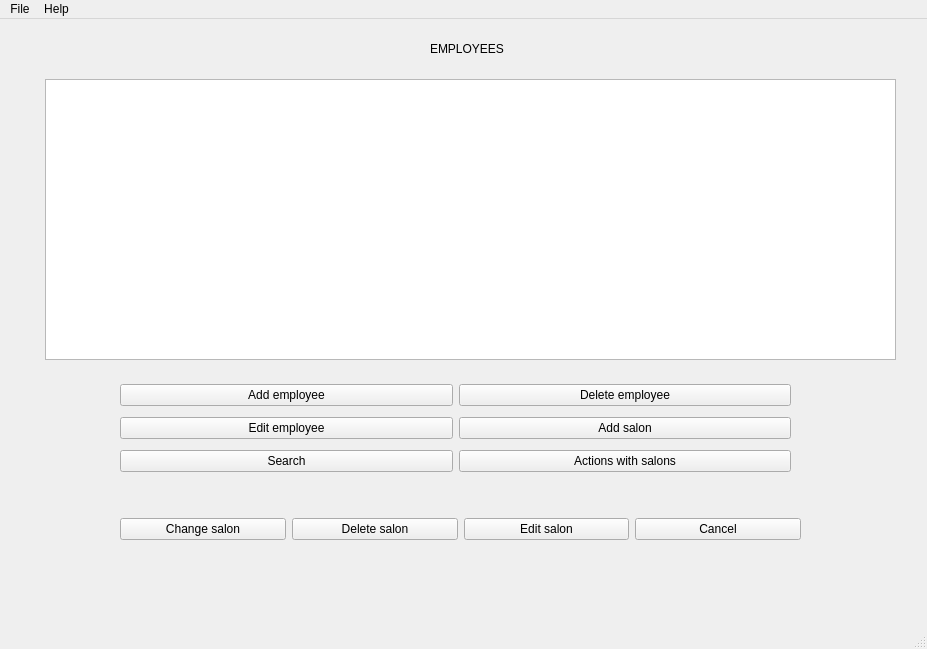
<?xml version="1.0" encoding="UTF-8"?>
<ui version="4.0">
 <class>MainWindow</class>
 <widget class="QMainWindow" name="MainWindow">
  <property name="geometry">
   <rect>
    <x>0</x>
    <y>0</y>
    <width>927</width>
    <height>649</height>
   </rect>
  </property>
  <property name="windowTitle">
   <string>MainWindow</string>
  </property>
  <widget class="QWidget" name="centralwidget">
   <widget class="QStackedWidget" name="menu">
    <property name="geometry">
     <rect>
      <x>50</x>
      <y>440</y>
      <width>851</width>
      <height>131</height>
     </rect>
    </property>
    <property name="currentIndex">
     <number>14</number>
    </property>
    <widget class="QWidget" name="search">
     <widget class="QWidget" name="gridLayoutWidget_3">
      <property name="geometry">
       <rect>
        <x>10</x>
        <y>30</y>
        <width>811</width>
        <height>81</height>
       </rect>
      </property>
      <layout class="QGridLayout" name="gridLayout_3">
       <item row="0" column="0">
        <widget class="QPushButton" name="search_by_salary">
         <property name="text">
          <string>Search by salary</string>
         </property>
        </widget>
       </item>
       <item row="0" column="1">
        <widget class="QPushButton" name="search_by_name">
         <property name="text">
          <string>Search by salon and profession</string>
         </property>
        </widget>
       </item>
       <item row="0" column="2">
        <widget class="QPushButton" name="search_cancel">
         <property name="text">
          <string>Cancel</string>
         </property>
        </widget>
       </item>
      </layout>
     </widget>
    </widget>
    <widget class="QWidget" name="Barber">
     <widget class="QWidget" name="gridLayoutWidget_4">
      <property name="geometry">
       <rect>
        <x>10</x>
        <y>5</y>
        <width>781</width>
        <height>111</height>
       </rect>
      </property>
      <layout class="QGridLayout" name="gridLayout_4">
       <item row="0" column="5">
        <widget class="QLineEdit" name="salary_barber"/>
       </item>
       <item row="0" column="6">
        <widget class="QLabel" name="label_11">
         <property name="text">
          <string>Experience: </string>
         </property>
         <property name="alignment">
          <set>Qt::AlignCenter</set>
         </property>
        </widget>
       </item>
       <item row="0" column="3">
        <widget class="QLineEdit" name="age_barber"/>
       </item>
       <item row="0" column="1">
        <widget class="QLineEdit" name="name_barber"/>
       </item>
       <item row="0" column="2">
        <widget class="QLabel" name="label_9">
         <property name="text">
          <string>Age: </string>
         </property>
        </widget>
       </item>
       <item row="0" column="4">
        <widget class="QLabel" name="label_10">
         <property name="text">
          <string>Salary:</string>
         </property>
         <property name="alignment">
          <set>Qt::AlignCenter</set>
         </property>
        </widget>
       </item>
       <item row="1" column="6">
        <widget class="QPushButton" name="add_barber">
         <property name="text">
          <string>ADD</string>
         </property>
        </widget>
       </item>
       <item row="1" column="7">
        <widget class="QPushButton" name="cancel_barber">
         <property name="text">
          <string>CANCEL</string>
         </property>
        </widget>
       </item>
       <item row="0" column="0">
        <widget class="QLabel" name="label_8">
         <property name="text">
          <string>Name:</string>
         </property>
         <property name="alignment">
          <set>Qt::AlignCenter</set>
         </property>
        </widget>
       </item>
       <item row="0" column="7">
        <widget class="QLineEdit" name="experience_barber"/>
       </item>
       <item row="1" column="5">
        <widget class="QComboBox" name="qualification">
         <item>
          <property name="text">
           <string>senior</string>
          </property>
         </item>
         <item>
          <property name="text">
           <string>middle</string>
          </property>
         </item>
         <item>
          <property name="text">
           <string>junior</string>
          </property>
         </item>
        </widget>
       </item>
       <item row="1" column="4">
        <widget class="QLabel" name="label_13">
         <property name="text">
          <string>Qualification:</string>
         </property>
        </widget>
       </item>
       <item row="1" column="3">
        <widget class="QComboBox" name="hairstyle">
         <item>
          <property name="text">
           <string>coloring</string>
          </property>
         </item>
         <item>
          <property name="text">
           <string>haircutting</string>
          </property>
         </item>
         <item>
          <property name="text">
           <string>styling</string>
          </property>
         </item>
        </widget>
       </item>
       <item row="1" column="1">
        <widget class="QLabel" name="label_12">
         <property name="text">
          <string>What kind of service:</string>
         </property>
         <property name="alignment">
          <set>Qt::AlignCenter</set>
         </property>
        </widget>
       </item>
      </layout>
     </widget>
    </widget>
    <widget class="QWidget" name="Beatician">
     <widget class="QWidget" name="gridLayoutWidget_5">
      <property name="geometry">
       <rect>
        <x>10</x>
        <y>0</y>
        <width>781</width>
        <height>111</height>
       </rect>
      </property>
      <layout class="QGridLayout" name="gridLayout_6">
       <item row="1" column="6">
        <widget class="QPushButton" name="add_beautician">
         <property name="text">
          <string>ADD</string>
         </property>
        </widget>
       </item>
       <item row="0" column="1">
        <widget class="QLineEdit" name="name_beautician"/>
       </item>
       <item row="0" column="5">
        <widget class="QLineEdit" name="salary_beautician"/>
       </item>
       <item row="0" column="3">
        <widget class="QLineEdit" name="age_beautician"/>
       </item>
       <item row="0" column="2">
        <widget class="QLabel" name="label_16">
         <property name="text">
          <string>Age: </string>
         </property>
        </widget>
       </item>
       <item row="1" column="7">
        <widget class="QPushButton" name="cancel_beautician">
         <property name="text">
          <string>CANCEL</string>
         </property>
        </widget>
       </item>
       <item row="1" column="3">
        <widget class="QCheckBox" name="medicine_education">
         <property name="text">
          <string>Medicine education</string>
         </property>
        </widget>
       </item>
       <item row="0" column="4">
        <widget class="QLabel" name="label_17">
         <property name="text">
          <string>Salary:</string>
         </property>
         <property name="alignment">
          <set>Qt::AlignCenter</set>
         </property>
        </widget>
       </item>
       <item row="0" column="7">
        <widget class="QLineEdit" name="experience_beautician"/>
       </item>
       <item row="1" column="4">
        <widget class="QLabel" name="label_20">
         <property name="text">
          <string>Number of operations:</string>
         </property>
         <property name="alignment">
          <set>Qt::AlignCenter</set>
         </property>
        </widget>
       </item>
       <item row="1" column="1">
        <widget class="QLineEdit" name="sertification"/>
       </item>
       <item row="0" column="6">
        <widget class="QLabel" name="label_18">
         <property name="text">
          <string>Experiance:</string>
         </property>
         <property name="alignment">
          <set>Qt::AlignCenter</set>
         </property>
        </widget>
       </item>
       <item row="0" column="0">
        <widget class="QLabel" name="label_15">
         <property name="text">
          <string>Name:</string>
         </property>
         <property name="alignment">
          <set>Qt::AlignCenter</set>
         </property>
        </widget>
       </item>
       <item row="1" column="0">
        <widget class="QLabel" name="label">
         <property name="text">
          <string>Sertification: </string>
         </property>
        </widget>
       </item>
       <item row="1" column="5">
        <widget class="QLineEdit" name="number_operations"/>
       </item>
      </layout>
     </widget>
    </widget>
    <widget class="QWidget" name="Administrator">
     <widget class="QWidget" name="gridLayoutWidget_6">
      <property name="geometry">
       <rect>
        <x>10</x>
        <y>0</y>
        <width>781</width>
        <height>111</height>
       </rect>
      </property>
      <layout class="QGridLayout" name="gridLayout_7">
       <item row="1" column="0">
        <widget class="QLabel" name="label_25">
         <property name="text">
          <string>Number for connect: </string>
         </property>
         <property name="alignment">
          <set>Qt::AlignCenter</set>
         </property>
        </widget>
       </item>
       <item row="0" column="3">
        <widget class="QLineEdit" name="age_administrator"/>
       </item>
       <item row="0" column="1">
        <widget class="QLineEdit" name="name_administrator"/>
       </item>
       <item row="1" column="3">
        <widget class="QLineEdit" name="education"/>
       </item>
       <item row="1" column="7">
        <widget class="QPushButton" name="cancel_administrator">
         <property name="text">
          <string>CANCEL</string>
         </property>
        </widget>
       </item>
       <item row="0" column="0">
        <widget class="QLabel" name="label_21">
         <property name="text">
          <string>Name: </string>
         </property>
         <property name="alignment">
          <set>Qt::AlignCenter</set>
         </property>
        </widget>
       </item>
       <item row="1" column="6">
        <widget class="QPushButton" name="add_administrator">
         <property name="text">
          <string>ADD</string>
         </property>
        </widget>
       </item>
       <item row="0" column="5">
        <widget class="QLineEdit" name="salary_administrator"/>
       </item>
       <item row="0" column="4">
        <widget class="QLabel" name="label_23">
         <property name="text">
          <string>Salary:</string>
         </property>
         <property name="alignment">
          <set>Qt::AlignCenter</set>
         </property>
        </widget>
       </item>
       <item row="1" column="2">
        <widget class="QLabel" name="label_26">
         <property name="text">
          <string>Education: </string>
         </property>
         <property name="alignment">
          <set>Qt::AlignCenter</set>
         </property>
        </widget>
       </item>
       <item row="0" column="6">
        <widget class="QLabel" name="label_24">
         <property name="text">
          <string>Experience: </string>
         </property>
         <property name="alignment">
          <set>Qt::AlignCenter</set>
         </property>
        </widget>
       </item>
       <item row="1" column="1">
        <widget class="QLineEdit" name="number"/>
       </item>
       <item row="0" column="2">
        <widget class="QLabel" name="label_22">
         <property name="text">
          <string>Age: </string>
         </property>
         <property name="alignment">
          <set>Qt::AlignCenter</set>
         </property>
        </widget>
       </item>
       <item row="0" column="7">
        <widget class="QLineEdit" name="experience_administrator"/>
       </item>
      </layout>
     </widget>
    </widget>
    <widget class="QWidget" name="add_person">
     <widget class="QWidget" name="gridLayoutWidget_2">
      <property name="geometry">
       <rect>
        <x>40</x>
        <y>30</y>
        <width>781</width>
        <height>81</height>
       </rect>
      </property>
      <layout class="QGridLayout" name="gridLayout_2">
       <item row="0" column="2">
        <widget class="QPushButton" name="administrator">
         <property name="text">
          <string>Administrator</string>
         </property>
        </widget>
       </item>
       <item row="0" column="1">
        <widget class="QPushButton" name="beautician">
         <property name="text">
          <string>Beautician</string>
         </property>
        </widget>
       </item>
       <item row="0" column="0">
        <widget class="QPushButton" name="barber">
         <property name="text">
          <string>Barber</string>
         </property>
        </widget>
       </item>
       <item row="0" column="3">
        <widget class="QPushButton" name="cancel">
         <property name="text">
          <string>Cancel</string>
         </property>
        </widget>
       </item>
      </layout>
     </widget>
    </widget>
    <widget class="QWidget" name="edit_barber">
     <widget class="QWidget" name="gridLayoutWidget_7">
      <property name="geometry">
       <rect>
        <x>20</x>
        <y>20</y>
        <width>781</width>
        <height>111</height>
       </rect>
      </property>
      <layout class="QGridLayout" name="gridLayout_5">
       <item row="0" column="5">
        <widget class="QLineEdit" name="salary_barber_2"/>
       </item>
       <item row="0" column="6">
        <widget class="QLabel" name="label_14">
         <property name="text">
          <string>Experience: </string>
         </property>
         <property name="alignment">
          <set>Qt::AlignCenter</set>
         </property>
        </widget>
       </item>
       <item row="0" column="3">
        <widget class="QLineEdit" name="age_barber_2"/>
       </item>
       <item row="0" column="1">
        <widget class="QLineEdit" name="name_barber_2"/>
       </item>
       <item row="0" column="2">
        <widget class="QLabel" name="label_19">
         <property name="text">
          <string>Age: </string>
         </property>
        </widget>
       </item>
       <item row="0" column="4">
        <widget class="QLabel" name="label_27">
         <property name="text">
          <string>Salary:</string>
         </property>
         <property name="alignment">
          <set>Qt::AlignCenter</set>
         </property>
        </widget>
       </item>
       <item row="1" column="6">
        <widget class="QPushButton" name="add_barber_2">
         <property name="text">
          <string>EDIT</string>
         </property>
        </widget>
       </item>
       <item row="1" column="7">
        <widget class="QPushButton" name="cancel_barber_2">
         <property name="text">
          <string>CANCEL</string>
         </property>
        </widget>
       </item>
       <item row="0" column="0">
        <widget class="QLabel" name="label_28">
         <property name="text">
          <string>Name:</string>
         </property>
         <property name="alignment">
          <set>Qt::AlignCenter</set>
         </property>
        </widget>
       </item>
       <item row="0" column="7">
        <widget class="QLineEdit" name="experience_barber_2"/>
       </item>
       <item row="1" column="5">
        <widget class="QComboBox" name="qualification_2">
         <item>
          <property name="text">
           <string>senior</string>
          </property>
         </item>
         <item>
          <property name="text">
           <string>middle</string>
          </property>
         </item>
         <item>
          <property name="text">
           <string>junior</string>
          </property>
         </item>
        </widget>
       </item>
       <item row="1" column="4">
        <widget class="QLabel" name="label_29">
         <property name="text">
          <string>Qualification:</string>
         </property>
        </widget>
       </item>
       <item row="1" column="3">
        <widget class="QComboBox" name="hairstyle_2">
         <item>
          <property name="text">
           <string>coloring</string>
          </property>
         </item>
         <item>
          <property name="text">
           <string>haircutting</string>
          </property>
         </item>
         <item>
          <property name="text">
           <string>styling</string>
          </property>
         </item>
        </widget>
       </item>
       <item row="1" column="1">
        <widget class="QLabel" name="label_30">
         <property name="text">
          <string>What kind of service:</string>
         </property>
         <property name="alignment">
          <set>Qt::AlignCenter</set>
         </property>
        </widget>
       </item>
      </layout>
     </widget>
    </widget>
    <widget class="QWidget" name="edit_beautician">
     <widget class="QWidget" name="gridLayoutWidget_9">
      <property name="geometry">
       <rect>
        <x>10</x>
        <y>10</y>
        <width>781</width>
        <height>111</height>
       </rect>
      </property>
      <layout class="QGridLayout" name="gridLayout_9">
       <item row="1" column="6">
        <widget class="QPushButton" name="add_beautician_2">
         <property name="text">
          <string>EDIT</string>
         </property>
        </widget>
       </item>
       <item row="0" column="1">
        <widget class="QLineEdit" name="name_beautician_2"/>
       </item>
       <item row="0" column="5">
        <widget class="QLineEdit" name="salary_beautician_2"/>
       </item>
       <item row="0" column="3">
        <widget class="QLineEdit" name="age_beautician_2"/>
       </item>
       <item row="0" column="2">
        <widget class="QLabel" name="label_31">
         <property name="text">
          <string>Age: </string>
         </property>
        </widget>
       </item>
       <item row="1" column="7">
        <widget class="QPushButton" name="cancel_beautician_2">
         <property name="text">
          <string>CANCEL</string>
         </property>
        </widget>
       </item>
       <item row="1" column="3">
        <widget class="QCheckBox" name="medicine_education_2">
         <property name="text">
          <string>Medicine education</string>
         </property>
        </widget>
       </item>
       <item row="0" column="4">
        <widget class="QLabel" name="label_32">
         <property name="text">
          <string>Salary:</string>
         </property>
         <property name="alignment">
          <set>Qt::AlignCenter</set>
         </property>
        </widget>
       </item>
       <item row="0" column="7">
        <widget class="QLineEdit" name="experience_beautician_2"/>
       </item>
       <item row="1" column="4">
        <widget class="QLabel" name="label_33">
         <property name="text">
          <string>Number of operations:</string>
         </property>
         <property name="alignment">
          <set>Qt::AlignCenter</set>
         </property>
        </widget>
       </item>
       <item row="1" column="1">
        <widget class="QLineEdit" name="sertification_2"/>
       </item>
       <item row="0" column="6">
        <widget class="QLabel" name="label_34">
         <property name="text">
          <string>Experiance:</string>
         </property>
         <property name="alignment">
          <set>Qt::AlignCenter</set>
         </property>
        </widget>
       </item>
       <item row="0" column="0">
        <widget class="QLabel" name="label_41">
         <property name="text">
          <string>Name:</string>
         </property>
         <property name="alignment">
          <set>Qt::AlignCenter</set>
         </property>
        </widget>
       </item>
       <item row="1" column="0">
        <widget class="QLabel" name="label_2">
         <property name="text">
          <string>Sertification: </string>
         </property>
        </widget>
       </item>
       <item row="1" column="5">
        <widget class="QLineEdit" name="number_operations_2"/>
       </item>
      </layout>
     </widget>
    </widget>
    <widget class="QWidget" name="edit_administrator">
     <widget class="QWidget" name="gridLayoutWidget_8">
      <property name="geometry">
       <rect>
        <x>10</x>
        <y>10</y>
        <width>781</width>
        <height>111</height>
       </rect>
      </property>
      <layout class="QGridLayout" name="gridLayout_8">
       <item row="1" column="0">
        <widget class="QLabel" name="label_35">
         <property name="text">
          <string>Number for connect: </string>
         </property>
         <property name="alignment">
          <set>Qt::AlignCenter</set>
         </property>
        </widget>
       </item>
       <item row="0" column="3">
        <widget class="QLineEdit" name="age_administrator_2"/>
       </item>
       <item row="0" column="1">
        <widget class="QLineEdit" name="name_administrator_2"/>
       </item>
       <item row="1" column="3">
        <widget class="QLineEdit" name="education_2"/>
       </item>
       <item row="1" column="7">
        <widget class="QPushButton" name="cancel_administrator_2">
         <property name="text">
          <string>CANCEL</string>
         </property>
        </widget>
       </item>
       <item row="0" column="0">
        <widget class="QLabel" name="label_36">
         <property name="text">
          <string>Name: </string>
         </property>
         <property name="alignment">
          <set>Qt::AlignCenter</set>
         </property>
        </widget>
       </item>
       <item row="1" column="6">
        <widget class="QPushButton" name="add_administrator_2">
         <property name="text">
          <string>EDIT</string>
         </property>
        </widget>
       </item>
       <item row="0" column="5">
        <widget class="QLineEdit" name="salary_administrator_2"/>
       </item>
       <item row="0" column="4">
        <widget class="QLabel" name="label_37">
         <property name="text">
          <string>Salary:</string>
         </property>
         <property name="alignment">
          <set>Qt::AlignCenter</set>
         </property>
        </widget>
       </item>
       <item row="1" column="2">
        <widget class="QLabel" name="label_38">
         <property name="text">
          <string>Education: </string>
         </property>
         <property name="alignment">
          <set>Qt::AlignCenter</set>
         </property>
        </widget>
       </item>
       <item row="0" column="6">
        <widget class="QLabel" name="label_39">
         <property name="text">
          <string>Experience: </string>
         </property>
         <property name="alignment">
          <set>Qt::AlignCenter</set>
         </property>
        </widget>
       </item>
       <item row="1" column="1">
        <widget class="QLineEdit" name="number_2"/>
       </item>
       <item row="0" column="2">
        <widget class="QLabel" name="label_40">
         <property name="text">
          <string>Age: </string>
         </property>
         <property name="alignment">
          <set>Qt::AlignCenter</set>
         </property>
        </widget>
       </item>
       <item row="0" column="7">
        <widget class="QLineEdit" name="experience_administrator_2"/>
       </item>
      </layout>
     </widget>
    </widget>
    <widget class="QWidget" name="new_salon">
     <widget class="QWidget" name="gridLayoutWidget_10">
      <property name="geometry">
       <rect>
        <x>40</x>
        <y>10</y>
        <width>781</width>
        <height>106</height>
       </rect>
      </property>
      <layout class="QGridLayout" name="gridLayout_10">
       <item row="0" column="2">
        <widget class="QLabel" name="label_6">
         <property name="text">
          <string>Adress: </string>
         </property>
        </widget>
       </item>
       <item row="0" column="3">
        <widget class="QLineEdit" name="adress"/>
       </item>
       <item row="1" column="1">
        <widget class="QLineEdit" name="describe_services"/>
       </item>
       <item row="1" column="3">
        <layout class="QHBoxLayout" name="horizontalLayout_4">
         <item>
          <widget class="QLineEdit" name="number_stars"/>
         </item>
        </layout>
       </item>
       <item row="0" column="0">
        <widget class="QLabel" name="label_5">
         <property name="text">
          <string>Name: </string>
         </property>
         <property name="alignment">
          <set>Qt::AlignCenter</set>
         </property>
        </widget>
       </item>
       <item row="0" column="1">
        <widget class="QLineEdit" name="name"/>
       </item>
       <item row="1" column="0">
        <widget class="QLabel" name="label_7">
         <property name="text">
          <string>Services: </string>
         </property>
         <property name="alignment">
          <set>Qt::AlignCenter</set>
         </property>
        </widget>
       </item>
       <item row="2" column="3">
        <widget class="QPushButton" name="add_new_salon">
         <property name="text">
          <string>ADD</string>
         </property>
        </widget>
       </item>
       <item row="2" column="1">
        <widget class="QPushButton" name="cancel_new_salon">
         <property name="text">
          <string>Cancel</string>
         </property>
        </widget>
       </item>
       <item row="1" column="2">
        <widget class="QLabel" name="label_3">
         <property name="text">
          <string>Number stars: </string>
         </property>
        </widget>
       </item>
      </layout>
     </widget>
    </widget>
    <widget class="QWidget" name="edit_salon">
     <widget class="QWidget" name="gridLayoutWidget_11">
      <property name="geometry">
       <rect>
        <x>30</x>
        <y>10</y>
        <width>781</width>
        <height>106</height>
       </rect>
      </property>
      <layout class="QGridLayout" name="gridLayout_11">
       <item row="0" column="2">
        <widget class="QLabel" name="label_42">
         <property name="text">
          <string>Adress: </string>
         </property>
        </widget>
       </item>
       <item row="0" column="3">
        <widget class="QLineEdit" name="adress_2"/>
       </item>
       <item row="1" column="1">
        <widget class="QLineEdit" name="describe_services_2"/>
       </item>
       <item row="1" column="3">
        <layout class="QHBoxLayout" name="horizontalLayout_5">
         <item>
          <widget class="QLineEdit" name="number_stars_2"/>
         </item>
        </layout>
       </item>
       <item row="0" column="0">
        <widget class="QLabel" name="label_43">
         <property name="text">
          <string>Name: </string>
         </property>
         <property name="alignment">
          <set>Qt::AlignCenter</set>
         </property>
        </widget>
       </item>
       <item row="0" column="1">
        <widget class="QLineEdit" name="name_2"/>
       </item>
       <item row="1" column="0">
        <widget class="QLabel" name="label_44">
         <property name="text">
          <string>Services: </string>
         </property>
         <property name="alignment">
          <set>Qt::AlignCenter</set>
         </property>
        </widget>
       </item>
       <item row="2" column="3">
        <widget class="QPushButton" name="done_edit_salon">
         <property name="text">
          <string>Edit</string>
         </property>
        </widget>
       </item>
       <item row="2" column="1">
        <widget class="QPushButton" name="cancel_edit_salon">
         <property name="text">
          <string>Cancel</string>
         </property>
        </widget>
       </item>
       <item row="1" column="2">
        <widget class="QLabel" name="label_4">
         <property name="text">
          <string>Number stars: </string>
         </property>
        </widget>
       </item>
      </layout>
     </widget>
    </widget>
    <widget class="QWidget" name="by_salary">
     <widget class="QWidget" name="gridLayoutWidget_12">
      <property name="geometry">
       <rect>
        <x>10</x>
        <y>9</y>
        <width>781</width>
        <height>101</height>
       </rect>
      </property>
      <layout class="QGridLayout" name="gridLayout_12">
       <item row="0" column="0">
        <widget class="QLabel" name="label_52">
         <property name="text">
          <string>Minimum salary: </string>
         </property>
         <property name="alignment">
          <set>Qt::AlignCenter</set>
         </property>
        </widget>
       </item>
       <item row="0" column="1">
        <widget class="QLineEdit" name="min_cost"/>
       </item>
       <item row="0" column="3">
        <widget class="QLineEdit" name="max_cost"/>
       </item>
       <item row="0" column="2">
        <widget class="QLabel" name="label_53">
         <property name="text">
          <string>Maximum salary: </string>
         </property>
         <property name="alignment">
          <set>Qt::AlignCenter</set>
         </property>
        </widget>
       </item>
       <item row="1" column="0">
        <widget class="QLabel" name="label_54">
         <property name="text">
          <string>Profession: </string>
         </property>
         <property name="alignment">
          <set>Qt::AlignCenter</set>
         </property>
        </widget>
       </item>
       <item row="1" column="1">
        <widget class="QComboBox" name="prof">
         <item>
          <property name="text">
           <string>barber</string>
          </property>
         </item>
         <item>
          <property name="text">
           <string>administrator</string>
          </property>
         </item>
         <item>
          <property name="text">
           <string>all</string>
          </property>
         </item>
         <item>
          <property name="text">
           <string>beautician</string>
          </property>
         </item>
        </widget>
       </item>
       <item row="1" column="3">
        <layout class="QHBoxLayout" name="horizontalLayout">
         <item>
          <widget class="QPushButton" name="search_salary">
           <property name="text">
            <string>SEARCH</string>
           </property>
          </widget>
         </item>
         <item>
          <widget class="QPushButton" name="cancel_search">
           <property name="text">
            <string>Cancel</string>
           </property>
          </widget>
         </item>
        </layout>
       </item>
      </layout>
     </widget>
    </widget>
    <widget class="QWidget" name="by_age"/>
    <widget class="QWidget" name="by_artikul">
     <widget class="QWidget" name="gridLayoutWidget_14">
      <property name="geometry">
       <rect>
        <x>20</x>
        <y>20</y>
        <width>461</width>
        <height>91</height>
       </rect>
      </property>
      <layout class="QGridLayout" name="gridLayout_14">
       <item row="1" column="1">
        <widget class="QComboBox" name="salon"/>
       </item>
       <item row="1" column="3">
        <layout class="QHBoxLayout" name="horizontalLayout_9">
         <item>
          <widget class="QPushButton" name="search_artikul_medicine">
           <property name="text">
            <string>SEARCH</string>
           </property>
          </widget>
         </item>
         <item>
          <widget class="QPushButton" name="cancel_search_3">
           <property name="text">
            <string>CANCEL</string>
           </property>
          </widget>
         </item>
        </layout>
       </item>
       <item row="0" column="1">
        <widget class="QComboBox" name="prof_2">
         <item>
          <property name="text">
           <string>barber</string>
          </property>
         </item>
         <item>
          <property name="text">
           <string>administrator</string>
          </property>
         </item>
         <item>
          <property name="text">
           <string>all</string>
          </property>
         </item>
         <item>
          <property name="text">
           <string>beautician</string>
          </property>
         </item>
        </widget>
       </item>
       <item row="0" column="0">
        <widget class="QLabel" name="label_60">
         <property name="text">
          <string>Profession:</string>
         </property>
        </widget>
       </item>
       <item row="0" column="3">
        <layout class="QHBoxLayout" name="horizontalLayout_3">
         <item>
          <widget class="QLabel" name="label_45">
           <property name="text">
            <string>Age:</string>
           </property>
          </widget>
         </item>
         <item>
          <widget class="QSpinBox" name="age"/>
         </item>
        </layout>
       </item>
       <item row="0" column="2">
        <spacer name="horizontalSpacer">
         <property name="orientation">
          <enum>Qt::Horizontal</enum>
         </property>
         <property name="sizeHint" stdset="0">
          <size>
           <width>30</width>
           <height>20</height>
          </size>
         </property>
        </spacer>
       </item>
       <item row="1" column="0">
        <widget class="QLabel" name="label_61">
         <property name="text">
          <string>Salon: </string>
         </property>
        </widget>
       </item>
      </layout>
     </widget>
    </widget>
    <widget class="QWidget" name="page_3"/>
    <widget class="QWidget" name="change_salon_2">
     <widget class="QWidget" name="horizontalLayoutWidget">
      <property name="geometry">
       <rect>
        <x>70</x>
        <y>30</y>
        <width>681</width>
        <height>80</height>
       </rect>
      </property>
      <layout class="QHBoxLayout" name="horizontalLayout_2">
       <item>
        <widget class="QPushButton" name="pushButton">
         <property name="text">
          <string>Change salon</string>
         </property>
        </widget>
       </item>
       <item>
        <widget class="QPushButton" name="pushButton_2">
         <property name="text">
          <string>Delete salon</string>
         </property>
        </widget>
       </item>
       <item>
        <widget class="QPushButton" name="pushButton_4">
         <property name="text">
          <string>Edit salon</string>
         </property>
        </widget>
       </item>
       <item>
        <widget class="QPushButton" name="pushButton_3">
         <property name="text">
          <string>Cancel</string>
         </property>
        </widget>
       </item>
      </layout>
     </widget>
    </widget>
   </widget>
   <widget class="QStackedWidget" name="tables">
    <property name="geometry">
     <rect>
      <x>40</x>
      <y>10</y>
      <width>861</width>
      <height>351</height>
     </rect>
    </property>
    <property name="currentIndex">
     <number>0</number>
    </property>
    <widget class="QWidget" name="page">
     <widget class="QLabel" name="label_55">
      <property name="geometry">
       <rect>
        <x>390</x>
        <y>10</y>
        <width>81</width>
        <height>20</height>
       </rect>
      </property>
      <property name="text">
       <string>EMPLOYEES</string>
      </property>
     </widget>
     <widget class="QTableWidget" name="table_people">
      <property name="geometry">
       <rect>
        <x>5</x>
        <y>50</y>
        <width>851</width>
        <height>281</height>
       </rect>
      </property>
     </widget>
    </widget>
    <widget class="QWidget" name="page_2">
     <widget class="QTableWidget" name="table_salons">
      <property name="geometry">
       <rect>
        <x>0</x>
        <y>50</y>
        <width>851</width>
        <height>281</height>
       </rect>
      </property>
     </widget>
     <widget class="QLabel" name="label_48">
      <property name="geometry">
       <rect>
        <x>380</x>
        <y>10</y>
        <width>60</width>
        <height>16</height>
       </rect>
      </property>
      <property name="text">
       <string>SALONS</string>
      </property>
     </widget>
    </widget>
   </widget>
   <widget class="QWidget" name="gridLayoutWidget_15">
    <property name="geometry">
     <rect>
      <x>120</x>
      <y>360</y>
      <width>671</width>
      <height>100</height>
     </rect>
    </property>
    <layout class="QGridLayout" name="gridLayout_15">
     <item row="0" column="0">
      <widget class="QPushButton" name="add_employee">
       <property name="text">
        <string>Add employee</string>
       </property>
      </widget>
     </item>
     <item row="1" column="1">
      <widget class="QPushButton" name="add_salon">
       <property name="text">
        <string>Add salon</string>
       </property>
      </widget>
     </item>
     <item row="0" column="1">
      <widget class="QPushButton" name="delete_employee">
       <property name="text">
        <string>Delete employee</string>
       </property>
      </widget>
     </item>
     <item row="1" column="0">
      <widget class="QPushButton" name="edit_employee">
       <property name="text">
        <string>Edit employee</string>
       </property>
      </widget>
     </item>
     <item row="2" column="0">
      <widget class="QPushButton" name="search_employee">
       <property name="text">
        <string>Search</string>
       </property>
      </widget>
     </item>
     <item row="2" column="1">
      <widget class="QPushButton" name="change_salon">
       <property name="text">
        <string>Actions with salons</string>
       </property>
      </widget>
     </item>
    </layout>
   </widget>
  </widget>
  <widget class="QStatusBar" name="statusbar"/>
  <widget class="QMenuBar" name="menubar">
   <property name="geometry">
    <rect>
     <x>0</x>
     <y>0</y>
     <width>927</width>
     <height>22</height>
    </rect>
   </property>
   <widget class="QMenu" name="menuFile">
    <property name="tearOffEnabled">
     <bool>true</bool>
    </property>
    <property name="title">
     <string>File</string>
    </property>
    <addaction name="Save"/>
    <addaction name="Save_as"/>
    <addaction name="Create_new"/>
    <addaction name="Open"/>
    <addaction name="Exit"/>
   </widget>
   <widget class="QMenu" name="menuDescribe">
    <property name="title">
     <string>Help</string>
    </property>
    <addaction name="About"/>
    <addaction name="Help"/>
   </widget>
   <addaction name="menuFile"/>
   <addaction name="menuDescribe"/>
  </widget>
  <action name="Save">
   <property name="text">
    <string>Save</string>
   </property>
  </action>
  <action name="Save_as">
   <property name="enabled">
    <bool>true</bool>
   </property>
   <property name="text">
    <string>Save as</string>
   </property>
  </action>
  <action name="Create_new">
   <property name="text">
    <string>Create new</string>
   </property>
  </action>
  <action name="Open">
   <property name="text">
    <string>Open</string>
   </property>
  </action>
  <action name="Exit">
   <property name="text">
    <string>Exit</string>
   </property>
  </action>
  <action name="About">
   <property name="text">
    <string>About</string>
   </property>
  </action>
  <action name="Help">
   <property name="text">
    <string>Help</string>
   </property>
  </action>
 </widget>
 <resources/>
 <connections/>
</ui>
